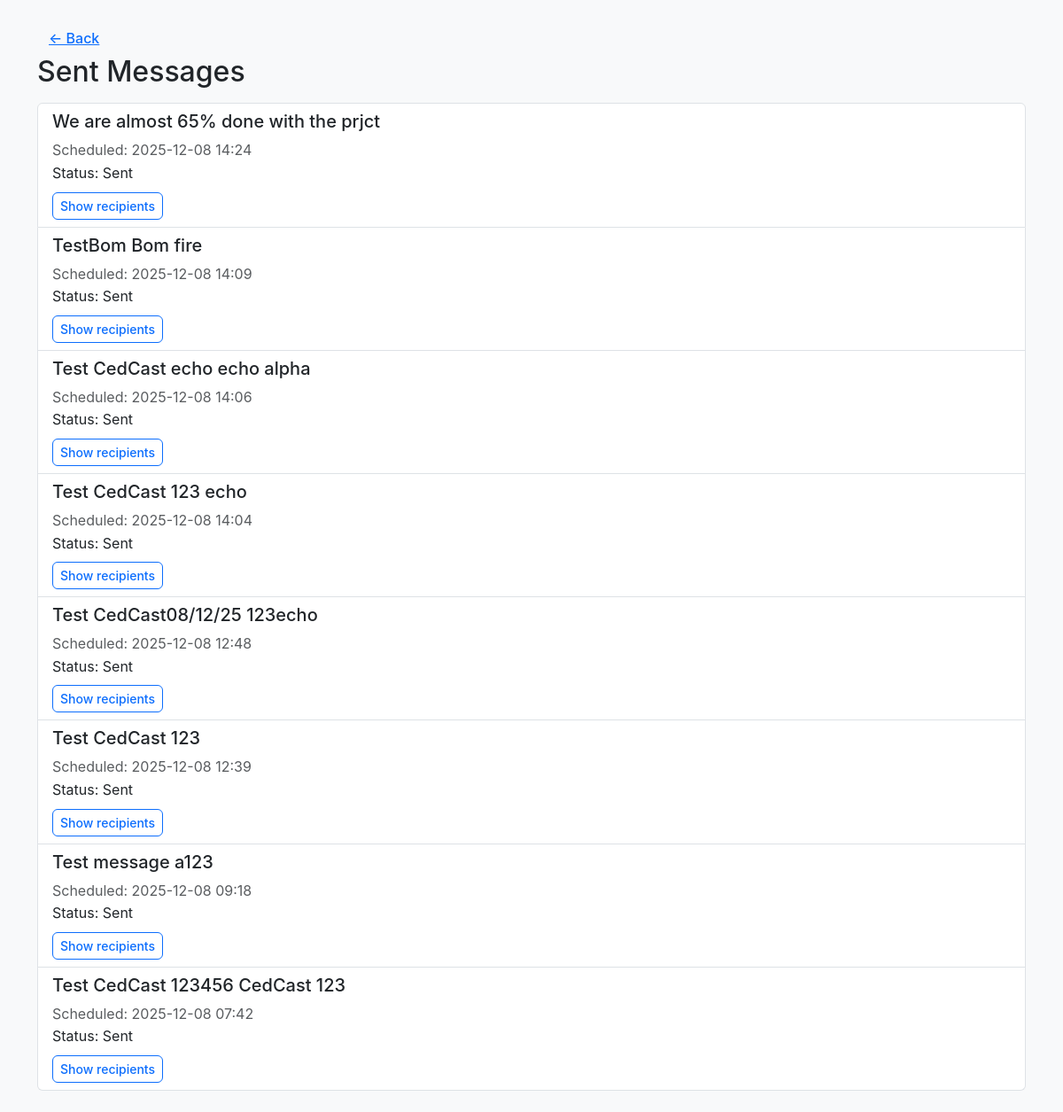
Screenshot of /packnet/org/messages/sent/ (signed in) with the database file from the repository.
### core/models.py (models this page shows, shortened)
class OrgMessage(models.Model):
	organization = models.ForeignKey('Organization', on_delete=models.CASCADE)
	content = models.TextField()
	scheduled_time = models.DateTimeField()
	sent = models.BooleanField(default=False)
	created_at = models.DateTimeField(auto_now_add=True)
	created_by = models.ForeignKey('User', on_delete=models.SET_NULL, null=True, blank=True)
	class Meta:
		indexes = [
			models.Index(fields=['organization', 'scheduled_time']),
			models.Index(fields=['organization', 'sent', 'created_at']),
			models.Index(fields=['organization', 'created_at']),
		]

### core/views.py (the view)
# urls.py: path('<slug:org_slug>/org/messages/sent/', views.org_sent_messages, name='org_sent_messages'),
@login_required
def org_sent_messages(request, org_slug=None):
	user = request.user
	if user.role != User.ORG_ADMIN or not getattr(user, 'organization', None):
		return redirect('dashboard')
	org = user.organization
	if org_slug and org.slug != org_slug:
		return redirect('org_sent_messages', org_slug=org.slug)
	from .models import OrgMessage, OrgAlertRecipient
	sent = OrgMessage.objects.filter(organization=org).filter(sent=True).order_by('-scheduled_time')
	return render(request, 'org_messages_sent.html', {'organization': org, 'messages': sent})

### core/templates/org_messages_sent.html (shortened to what this page needs)
{% extends 'base.html' %}
{% load static %}
{% block content %}
    <div class="container py-4">
        <a href="{% url 'org_dashboard' organization.slug %}" class="btn btn-link">← Back</a>
        <h2>Sent Messages</h2>
        <div class="list-group mt-3">
            {% for message in messages %}
            <div class="list-group-item">
                <h5>{{ message.content }}</h5>
                <div class="text-muted">Scheduled: {{ message.scheduled_time|date:'Y-m-d H:i' }}</div>
                <div>Status: {% if message.sent %}Sent{% else %}Pending{% endif %}</div>
                <div class="mt-2">
                    <a href="#" class="btn btn-sm btn-outline-primary" data-bs-toggle="collapse" data-bs-target="#recipients-{{ message.id }}">Show recipients</a>
                </div>
            </div>
            {% empty %}
            <div class="alert alert-info">No sent messages.</div>
            {% endfor %}
        </div>
    </div>
{% endblock %}

### static/css/style.css (style rules this page uses)
:root { --primary-color: #0d6efd; --secondary-color: #6c757d; --success-color: #198754; --warning-color: #ffc107; --danger-color: #dc3545; --info-color: #0dcaf0; --light-bg: #f8f9fa; --dark-text: #212529; --border-radius: 8px; --shadow: 0 2px 4px rgba(0,0,0,0.1); --shadow-lg: 0 4px 12px rgba(0,0,0,0.15); }
body { font-family: 'Inter', -apple-system, BlinkMacSystemFont, 'Segoe UI', Roboto, sans-serif; background-color: var(--light-bg); color: var(--dark-text); line-height: 1.6; }
.btn { border-radius: 6px; font-weight: 500; transition: all 0.2s ease; }

### rows the page displays
OrgMessage: content "We are almost 65% done with the prjct", scheduled_time "2025-12-08 14:24", sent "Sent"
OrgMessage: content "TestBom Bom fire", scheduled_time "2025-12-08 14:09", sent "Sent"
OrgMessage: content "Test CedCast echo echo alpha", scheduled_time "2025-12-08 14:06", sent "Sent"
OrgMessage: content "Test CedCast 123 echo", scheduled_time "2025-12-08 14:04", sent "Sent"
OrgMessage: content "Test CedCast08/12/25 123echo", scheduled_time "2025-12-08 12:48", sent "Sent"
OrgMessage: content "Test CedCast 123", scheduled_time "2025-12-08 12:39", sent "Sent"
OrgMessage: content "Test message a123", scheduled_time "2025-12-08 09:18", sent "Sent"
OrgMessage: content "Test CedCast 123456 CedCast 123", scheduled_time "2025-12-08 07:42", sent "Sent"
